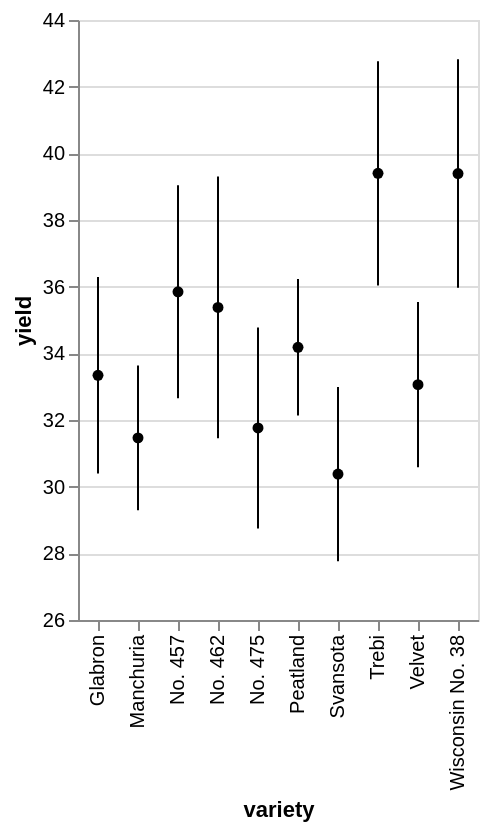

The specification (Vega-Lite) saved for this image:
### Vega-Lite specification from a JSON file in a GitHub repository (floating-point values rounded to 4 significant figures)
{"$schema": "https://vega.github.io/schema/vega-lite/v4.json", "data": {"values": [{"yield": 27, "variety": "Manchuria", "year": 1931, "site": "University Farm"}, {"yield": 48.87, "variety": "Manchuria", "year": 1931, "site": "Waseca"}, {"yield": 27.43, "variety": "Manchuria", "year": 1931, "site": "Morris"}, {"yield": 39.93, "variety": "Manchuria", "year": 1931, "site": "Crookston"}, {"yield": 32.97, "variety": "Manchuria", "year": 1931, "site": "Grand Rapids"}, {"yield": 28.97, "variety": "Manchuria", "year": 1931, "site": "Duluth"}, {"yield": 43.07, "variety": "Glabron", "year": 1931, "site": "University Farm"}, {"yield": 55.2, "variety": "Glabron", "year": 1931, "site": "Waseca"}, {"yield": 28.77, "variety": "Glabron", "year": 1931, "site": "Morris"}, {"yield": 38.13, "variety": "Glabron", "year": 1931, "site": "Crookston"}, {"yield": 29.13, "variety": "Glabron", "year": 1931, "site": "Grand Rapids"}, {"yield": 29.67, "variety": "Glabron", "year": 1931, "site": "Duluth"}, {"yield": 35.13, "variety": "Svansota", "year": 1931, "site": "University Farm"}, {"yield": 47.33, "variety": "Svansota", "year": 1931, "site": "Waseca"}, {"yield": 25.77, "variety": "Svansota", "year": 1931, "site": "Morris"}, {"yield": 40.47, "variety": "Svansota", "year": 1931, "site": "Crookston"}, {"yield": 29.67, "variety": "Svansota", "year": 1931, "site": "Grand Rapids"}, {"yield": 25.7, "variety": "Svansota", "year": 1931, "site": "Duluth"}, {"yield": 39.9, "variety": "Velvet", "year": 1931, "site": "University Farm"}, {"yield": 50.23, "variety": "Velvet", "year": 1931, "site": "Waseca"}, {"yield": 26.13, "variety": "Velvet", "year": 1931, "site": "Morris"}, {"yield": 41.33, "variety": "Velvet", "year": 1931, "site": "Crookston"}, {"yield": 23.03, "variety": "Velvet", "year": 1931, "site": "Grand Rapids"}, {"yield": 26.3, "variety": "Velvet", "year": 1931, "site": "Duluth"}, {"yield": 36.57, "variety": "Trebi", "year": 1931, "site": "University Farm"}, {"yield": 63.83, "variety": "Trebi", "year": 1931, "site": "Waseca"}, {"yield": 43.77, "variety": "Trebi", "year": 1931, "site": "Morris"}, {"yield": 46.93, "variety": "Trebi", "year": 1931, "site": "Crookston"}, {"yield": 29.77, "variety": "Trebi", "year": 1931, "site": "Grand Rapids"}, {"yield": 33.93, "variety": "Trebi", "year": 1931, "site": "Duluth"}, {"yield": 43.27, "variety": "No. 457", "year": 1931, "site": "University Farm"}, {"yield": 58.1, "variety": "No. 457", "year": 1931, "site": "Waseca"}, {"yield": 28.7, "variety": "No. 457", "year": 1931, "site": "Morris"}, {"yield": 45.67, "variety": "No. 457", "year": 1931, "site": "Crookston"}, {"yield": 32.17, "variety": "No. 457", "year": 1931, "site": "Grand Rapids"}, {"yield": 33.6, "variety": "No. 457", "year": 1931, "site": "Duluth"}, {"yield": 36.6, "variety": "No. 462", "year": 1931, "site": "University Farm"}, {"yield": 65.77, "variety": "No. 462", "year": 1931, "site": "Waseca"}, {"yield": 30.37, "variety": "No. 462", "year": 1931, "site": "Morris"}, {"yield": 48.57, "variety": "No. 462", "year": 1931, "site": "Crookston"}, {"yield": 24.93, "variety": "No. 462", "year": 1931, "site": "Grand Rapids"}, {"yield": 28.1, "variety": "No. 462", "year": 1931, "site": "Duluth"}, {"yield": 32.77, "variety": "Peatland", "year": 1931, "site": "University Farm"}, {"yield": 48.57, "variety": "Peatland", "year": 1931, "site": "Waseca"}, {"yield": 29.87, "variety": "Peatland", "year": 1931, "site": "Morris"}, {"yield": 41.6, "variety": "Peatland", "year": 1931, "site": "Crookston"}, {"yield": 34.7, "variety": "Peatland", "year": 1931, "site": "Grand Rapids"}, {"yield": 32, "variety": "Peatland", "year": 1931, "site": "Duluth"}, {"yield": 24.67, "variety": "No. 475", "year": 1931, "site": "University Farm"}, {"yield": 46.77, "variety": "No. 475", "year": 1931, "site": "Waseca"}, {"yield": 22.6, "variety": "No. 475", "year": 1931, "site": "Morris"}, {"yield": 44.1, "variety": "No. 475", "year": 1931, "site": "Crookston"}, {"yield": 19.7, "variety": "No. 475", "year": 1931, "site": "Grand Rapids"}, {"yield": 33.07, "variety": "No. 475", "year": 1931, "site": "Duluth"}, {"yield": 39.3, "variety": "Wisconsin No. 38", "year": 1931, "site": "University Farm"}, {"yield": 58.8, "variety": "Wisconsin No. 38", "year": 1931, "site": "Waseca"}, {"yield": 29.47, "variety": "Wisconsin No. 38", "year": 1931, "site": "Morris"}, {"yield": 49.87, "variety": "Wisconsin No. 38", "year": 1931, "site": "Crookston"}, {"yield": 34.47, "variety": "Wisconsin No. 38", "year": 1931, "site": "Grand Rapids"}, {"yield": 31.6, "variety": "Wisconsin No. 38", "year": 1931, "site": "Duluth"}, {"yield": 26.9, "variety": "Manchuria", "year": 1932, "site": "University Farm"}, {"yield": 33.47, "variety": "Manchuria", "year": 1932, "site": "Waseca"}, {"yield": 34.37, "variety": "Manchuria", "year": 1932, "site": "Morris"}, {"yield": 32.97, "variety": "Manchuria", "year": 1932, "site": "Crookston"}, {"yield": 22.13, "variety": "Manchuria", "year": 1932, "site": "Grand Rapids"}, {"yield": 22.57, "variety": "Manchuria", "year": 1932, "site": "Duluth"}, {"yield": 36.8, "variety": "Glabron", "year": 1932, "site": "University Farm"}, {"yield": 37.73, "variety": "Glabron", "year": 1932, "site": "Waseca"}, {"yield": 35.13, "variety": "Glabron", "year": 1932, "site": "Morris"}, {"yield": 26.17, "variety": "Glabron", "year": 1932, "site": "Crookston"}, {"yield": 14.43, "variety": "Glabron", "year": 1932, "site": "Grand Rapids"}, {"yield": 25.87, "variety": "Glabron", "year": 1932, "site": "Duluth"}, {"yield": 27.43, "variety": "Svansota", "year": 1932, "site": "University Farm"}, {"yield": 38.5, "variety": "Svansota", "year": 1932, "site": "Waseca"}, {"yield": 35.03, "variety": "Svansota", "year": 1932, "site": "Morris"}, {"yield": 20.63, "variety": "Svansota", "year": 1932, "site": "Crookston"}, {"yield": 16.63, "variety": "Svansota", "year": 1932, "site": "Grand Rapids"}, {"yield": 22.23, "variety": "Svansota", "year": 1932, "site": "Duluth"}, {"yield": 26.8, "variety": "Velvet", "year": 1932, "site": "University Farm"}, {"yield": 37.4, "variety": "Velvet", "year": 1932, "site": "Waseca"}, {"yield": 38.83, "variety": "Velvet", "year": 1932, "site": "Morris"}, {"yield": 32.07, "variety": "Velvet", "year": 1932, "site": "Crookston"}, {"yield": 32.23, "variety": "Velvet", "year": 1932, "site": "Grand Rapids"}, {"yield": 22.47, "variety": "Velvet", "year": 1932, "site": "Duluth"}, {"yield": 29.07, "variety": "Trebi", "year": 1932, "site": "University Farm"}, {"yield": 49.23, "variety": "Trebi", "year": 1932, "site": "Waseca"}, {"yield": 46.63, "variety": "Trebi", "year": 1932, "site": "Morris"}, {"yield": 41.83, "variety": "Trebi", "year": 1932, "site": "Crookston"}, {"yield": 20.63, "variety": "Trebi", "year": 1932, "site": "Grand Rapids"}, {"yield": 30.6, "variety": "Trebi", "year": 1932, "site": "Duluth"}, {"yield": 26.43, "variety": "No. 457", "year": 1932, "site": "University Farm"}, {"yield": 42.2, "variety": "No. 457", "year": 1932, "site": "Waseca"}, {"yield": 43.53, "variety": "No. 457", "year": 1932, "site": "Morris"}, {"yield": 34.33, "variety": "No. 457", "year": 1932, "site": "Crookston"}, {"yield": 19.47, "variety": "No. 457", "year": 1932, "site": "Grand Rapids"}, {"yield": 22.7, "variety": "No. 457", "year": 1932, "site": "Duluth"}, {"yield": 25.57, "variety": "No. 462", "year": 1932, "site": "University Farm"}, {"yield": 44.7, "variety": "No. 462", "year": 1932, "site": "Waseca"}, {"yield": 47, "variety": "No. 462", "year": 1932, "site": "Morris"}, {"yield": 30.53, "variety": "No. 462", "year": 1932, "site": "Crookston"}, {"yield": 19.9, "variety": "No. 462", "year": 1932, "site": "Grand Rapids"}, {"yield": 22.5, "variety": "No. 462", "year": 1932, "site": "Duluth"}, {"yield": 28.07, "variety": "Peatland", "year": 1932, "site": "University Farm"}, {"yield": 36.03, "variety": "Peatland", "year": 1932, "site": "Waseca"}, {"yield": 43.2, "variety": "Peatland", "year": 1932, "site": "Morris"}, {"yield": 25.23, "variety": "Peatland", "year": 1932, "site": "Crookston"}, {"yield": 26.77, "variety": "Peatland", "year": 1932, "site": "Grand Rapids"}, {"yield": 31.37, "variety": "Peatland", "year": 1932, "site": "Duluth"}, {"yield": 30, "variety": "No. 475", "year": 1932, "site": "University Farm"}, {"yield": 41.27, "variety": "No. 475", "year": 1932, "site": "Waseca"}, {"yield": 44.23, "variety": "No. 475", "year": 1932, "site": "Morris"}, {"yield": 32.13, "variety": "No. 475", "year": 1932, "site": "Crookston"}, {"yield": 15.23, "variety": "No. 475", "year": 1932, "site": "Grand Rapids"}, {"yield": 27.37, "variety": "No. 475", "year": 1932, "site": "Duluth"}, {"yield": 38, "variety": "Wisconsin No. 38", "year": 1932, "site": "University Farm"}, {"yield": 58.17, "variety": "Wisconsin No. 38", "year": 1932, "site": "Waseca"}, {"yield": 47.17, "variety": "Wisconsin No. 38", "year": 1932, "site": "Morris"}, {"yield": 35.9, "variety": "Wisconsin No. 38", "year": 1932, "site": "Crookston"}, {"yield": 20.67, "variety": "Wisconsin No. 38", "year": 1932, "site": "Grand Rapids"}, {"yield": 29.33, "variety": "Wisconsin No. 38", "year": 1932, "site": "Duluth"}]}, "layer": [{"mark": "errorbar", "encoding": {"y": {"field": "yield", "type": "quantitative", "scale": {"zero": false}}, "x": {"field": "variety", "type": "ordinal"}}}, {"mark": {"type": "point", "filled": true, "color": "black"}, "encoding": {"y": {"field": "yield", "type": "quantitative", "aggregate": "mean"}, "x": {"field": "variety", "type": "ordinal"}}}]}
